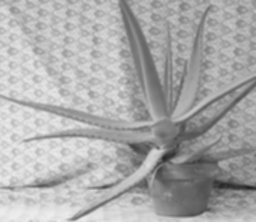
//> input picture ConsoleApplication2/L.png, 256 x 222 px, shrunk from 1282 x 1110 before the run, given in place of view0.png, which was not available
$ ./calDisparity   (built with g++ and OpenCV 4)
//> lines starting //> are read from the running program, lines starting //| are printed output that depends on the picture; pictures that were not available may be replaced by others from this repository, and a replacement may not be noted
#include "opencv2/core/core.hpp"
#include <opencv2/highgui/highgui.hpp>
#include <opencv2/imgproc/imgproc.hpp>
#include <stdio.h>
#include <string.h>
#include <tchar.h>
#include <iostream>
#include<opencv2/imgproc/types_c.h>
#include<opencv2/opencv.hpp>
#include<algorithm>

using namespace std;
using namespace cv;

//Lower the bit resolution
void change_bits(Mat imgL, Mat imgR, int bits)
{
	for (int i = 0; i < imgL.rows; i++)
	{
		for (int j = 0; j < imgL.cols; j++)
		{
		/*
		img.at<cv::Vec3b>(i, j)[0] = (int)(img.at<cv::Vec3b>(i, j)[0] / pow(2, bits)) * pow(2, bits);
		img.at<cv::Vec3b>(i, j)[1] = (int)(img.at<cv::Vec3b>(i, j)[1] / pow(2, bits)) * pow(2, bits);
		img.at<cv::Vec3b>(i, j)[2] = (int)(img.at<cv::Vec3b>(i, j)[2] / pow(2, bits)) * pow(2, bits);*/

		imgL.at<uchar>(i, j) = (int)(imgL.at<uchar>(i, j) / pow(2, bits)) * pow(2, bits);
		imgR.at<uchar>(i, j) = (int)(imgR.at<uchar>(i, j) / pow(2, bits)) * pow(2, bits);
		}
	}
}


//return a size*size Mat, size must be odd number
Mat get_template(Mat img, int anchor_y, int anchor_x, int size)
{
	Mat temp = Mat(size, size, CV_8UC1);
	if (anchor_x < size / 2 && anchor_y < size / 2) //anchor too close to left-up corner
	{
		for (int i = 0; i < anchor_y + size / 2 + 1; i++)
		{
			for (int j = 0; j < anchor_x + size / 2 + 1; j++)
			{
				temp.at<uchar>(i + size / 2 - anchor_y, j + size / 2 - anchor_x) = img.at<uchar>(i, j);
			}
		}
	}
	else if (anchor_x > img.cols - 1 - size / 2 && anchor_y < size / 2) //anchor too close to right-up corner
	{
		for (int i = 0; i < anchor_y + size / 2; i++)
		{
			for (int j = anchor_x - size / 2; j < img.cols; j++)
			{
				temp.at<uchar>(i + size / 2 - anchor_y, j - (anchor_x - size / 2)) = img.at<uchar>(i, j);
			}
		}
	}
	else if (anchor_x < size / 2 && anchor_y > img.rows - 1 - size / 2) //anchor too close to left-down corner
	{
		for (int i = anchor_y - size / 2; i < img.rows; i++)
		{
			for (int j = 0; j < anchor_x + size / 2; j++)
			{
				temp.at<uchar>(i - (anchor_y - size / 2), j + size / 2 - anchor_x) = img.at<uchar>(i, j);
			}
		}
	}
	else if (anchor_x > img.cols - 1 - size / 2 && anchor_y > img.rows - 1 - size / 2) //anchor too close to right-down corner
	{
		for (int i = anchor_y - size / 2; i < img.rows; i++)
		{
			for (int j = anchor_x - size / 2; j < img.cols; j++)
			{
				temp.at<uchar>(i - (anchor_y - size / 2), j - (anchor_x - size / 2)) = img.at<uchar>(i, j);
			}
		}
	}
	else if (anchor_x < size / 2) //anchor too close to left edge
	{
		for (int i = anchor_y - size / 2; i < anchor_y + size / 2 + 1; i++)
		{
			for (int j = 0; j < anchor_x + size / 2 + 1; j++)
			{
				temp.at<uchar>(i - (anchor_y - size / 2), j + size / 2 - anchor_x) = img.at<uchar>(i, j);
			}
		}
	}
	else if (anchor_y < size / 2) //anchor too close to upper edge
	{
		for (int i = 0; i < anchor_y + size / 2 + 1; i++)
		{
			for (int j = anchor_x - size / 2; j < anchor_x + size / 2 + 1; j++)
			{
				temp.at<uchar>(i + size / 2 - anchor_y, j - (anchor_x - size / 2)) = img.at<uchar>(i, j);
			}
		}
	}
	else if (anchor_x > img.cols - 1 - size / 2) //anchor too close to right edge
	{
		for (int i = anchor_y - size / 2; i < anchor_y + size / 2 + 1; i++)
		{
			for (int j = anchor_x - size / 2; j < img.cols; j++)
			{
				temp.at<uchar>(i - (anchor_y - size / 2), j - (anchor_x - size / 2)) = img.at<uchar>(i, j);
			}
		}
	}
	else if (anchor_y > img.rows - 1 - size / 2) //anchor too close to lower edge
	{
		for (int i = anchor_y - size / 2; i < img.rows; i++)
		{
			for (int j = anchor_x - size / 2; j < anchor_x + size / 2 + 1; j++)
			{
				temp.at<uchar>(i - (anchor_y - size / 2), j - (anchor_x - size / 2)) = img.at<uchar>(i, j);
			}
		}
	}
	//anchor is far enough from edge
	else if (anchor_x >= size / 2 && anchor_y >= size / 2 && anchor_x <= img.cols - 1 - size / 2 && anchor_y <= img.rows - 1 - size / 2)
	{
		for (int i = anchor_y - size / 2; i < anchor_y + size / 2; i++)
		{
			for (int j = anchor_x - size / 2; j < anchor_x + size / 2; j++)
			{
				temp.at<uchar>(i - (anchor_y - size / 2), j - (anchor_x - size / 2)) = img.at<uchar>(i, j);
			}
		}
	}
	return temp;
}

void calDisp(Mat imgL, Mat imgR, Mat& imgDisparity8U, int trim_x, int temp_size)
{
	vector<double> profile(imgR.cols - trim_x);
	for (int i = 0; i < imgL.rows; i++)
	{

		for (int j = trim_x; j < imgL.cols; j++)
		{
			Mat tempL = get_template(imgL, i, j, temp_size);
			int sum_tempL = 0;
			int	sum_sq_tempL = 0;
			for (int k = 0; k < temp_size; k++) //sum of tempL
			{
				for (int l = 0; l < temp_size; l++)
				{
					sum_tempL += tempL.at<uchar>(k, l);
				}
			}
			for (int k = 0; k < temp_size; k++) //sum of squared tempL
			{
				for (int l = 0; l < temp_size; l++)
				{
					sum_sq_tempL += pow(tempL.at<uchar>(k, l), 2);
				}
			}
			/*now we have template from left image,
			* next we will compare it to templates from right image
			* those on the same x-axis as anchor point*/
			int profile_index = 0;
			for (int n = j - 40; n < j; n++)
			{
				if (n < 0)
				{
					n = 0;
				}
				else if (n > imgR.cols)
				{
					break;
				}
				Mat tempR = get_template(imgR, i, n, temp_size);
				int sum_tempR = 0;
				int sum_sq_tempR = 0;
				int sum_sq_diff = 0;
				for (int k = 0; k < temp_size; k++) //sum of tempR
				{
					for (int l = 0; l < temp_size; l++)
					{
						sum_tempR += tempR.at<uchar>(k, l);
					}
				}
				for (int k = 0; k < temp_size; k++) //sum of squared tempR
				{
					for (int l = 0; l < temp_size; l++)
					{
						sum_sq_tempR += pow(tempR.at<uchar>(k, l), 2);
					}
				}
				/*calculation
				* referenced to CV_TM_SQDIFF_NORMED */
				for (int k = 0; k < temp_size; k++) //sum of squared tempR
				{
					for (int l = 0; l < temp_size; l++)
					{
						sum_sq_diff += pow(tempL.at<uchar>(k, l) - tempR.at<uchar>(k, l), 2);
					}
				}
				double R = sum_sq_diff / (sqrt(sum_sq_tempL) * sqrt(sum_sq_tempR));
				profile[profile_index] = R;
				profile_index++;
			}
			double min = *min_element(profile.begin(), profile.begin() + profile_index);
			int min_index = min_element(profile.begin(), profile.begin() + profile_index) - profile.begin();
			int dispval = profile_index - min_index;
			if (dispval < 0)
			{
				dispval = 0;
			}
			else if (dispval > 255)
			{
				dispval = 255;
			}
			imgDisparity8U.at<uchar>(i, j) = dispval;
			profile_index = 0;
		}
	}
}

Mat intensity_correct(Mat& imgDisparity8U, int trim_x)
{
	Mat DenseMap = Mat(imgDisparity8U.rows, imgDisparity8U.cols - trim_x, CV_8UC1);
	double minVal;
	double maxVal;
	Point minLoc;
	Point maxLoc;
	for (int i = 0; i < DenseMap.rows; i++)
	{
		for (int j = 0; j < DenseMap.cols; j++)
		{
			DenseMap.at<uchar>(i, j) = imgDisparity8U.at<uchar>(i, j + trim_x);
		}
	}
	for (int i = 0; i < DenseMap.rows; i++)
	{
		for (int j = 0; j < DenseMap.cols; j++)
		{
			double pxv = double(DenseMap.at<uchar>(i, j)) / 255;
			double gamma = 0.7;
			double corrected = pow(pxv, gamma) * 255;
			DenseMap.at<uchar>(i, j) = DenseMap.at<uchar>(i, j) + 10;
			corrected = corrected * 3.5;
			if (corrected > 255)
			{
				corrected = 255;
			}
			DenseMap.at<uchar>(i, j) = corrected;
		}
	}
	return DenseMap;
}

int main()
{
	//read images
	Mat imgL = imread("view0.png", 0);
//> imgL is the input picture: 222 rows x 256 cols, CV_8UC1; min 34, max 238, mean 170.3
	Mat imgR = imread("view1.png", 0);
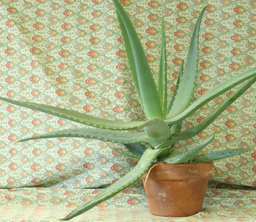
//> input picture ConsoleApplication2/view1.png, 256 x 222 px, shrunk from 1282 x 1110 before the run
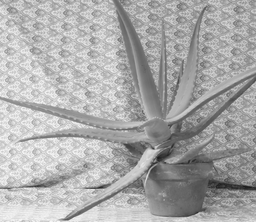
//> imgR: 222 rows x 256 cols, CV_8UC1; min 27, max 248, mean 170.3
	//create the image in which we will save our disparities
	Mat imgDisparity8U = Mat(imgL.rows, imgL.cols, CV_8UC1);
	int trim_x = 24;

	//resize to speed up the iteration when testing method
	//resize(imgL, imgL, Size(imgL.cols / 2, imgL.rows / 2), INTER_LINEAR);
	//resize(imgR, imgR, Size(imgR.cols / 2, imgR.rows / 2), INTER_LINEAR);
	//blur(imgL, imgL, Size(3, 3), Point(-1, -1), 4);
	//blur(imgR, imgR, Size(3, 3), Point(-1, -1), 4);

	calDisp(imgL, imgR, imgDisparity8U, trim_x, 13);
//> after the loop in calDisp, `for (int i = 0; i < imgL.rows; i++)`:
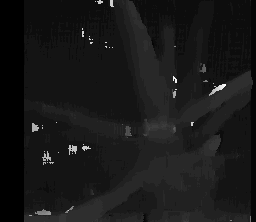
//> imgDisparity8U: 222 rows x 256 cols, CV_8UC1; min 0, max 38, mean 3.7; drawn with min black and max white
//> after the loop in calDisp, `for (int i = 0; i < imgL.rows; i++)`: profile = 232 values, max 0.67 at index 30, min 0 at index 40, mean 0.102
	imshow("imgL", imgL);
	imshow("imgR", imgR);
	imshow("disparity", imgDisparity8U);
	Mat DenseMap = intensity_correct(imgDisparity8U, trim_x);
//> after the loop in intensity_correct, `for (int i = 0; i < DenseMap.rows; i++)`:
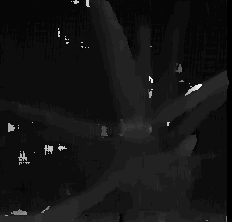
//> DenseMap: 222 rows x 232 cols, CV_8UC1; min 1, max 38, mean 4; drawn with min black and max white
//> after the loop in intensity_correct, `for (int i = 0; i < DenseMap.rows; i++)`:
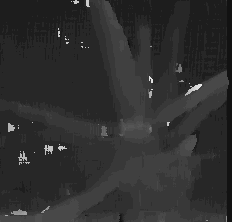
//> DenseMap: 222 rows x 232 cols, CV_8UC1; min 18, max 235, mean 46.9
	imshow("Dense Map", DenseMap);
	imwrite("disparity.png", imgDisparity8U);
	imwrite("Dense Map.png", DenseMap);
	waitKey();
}
